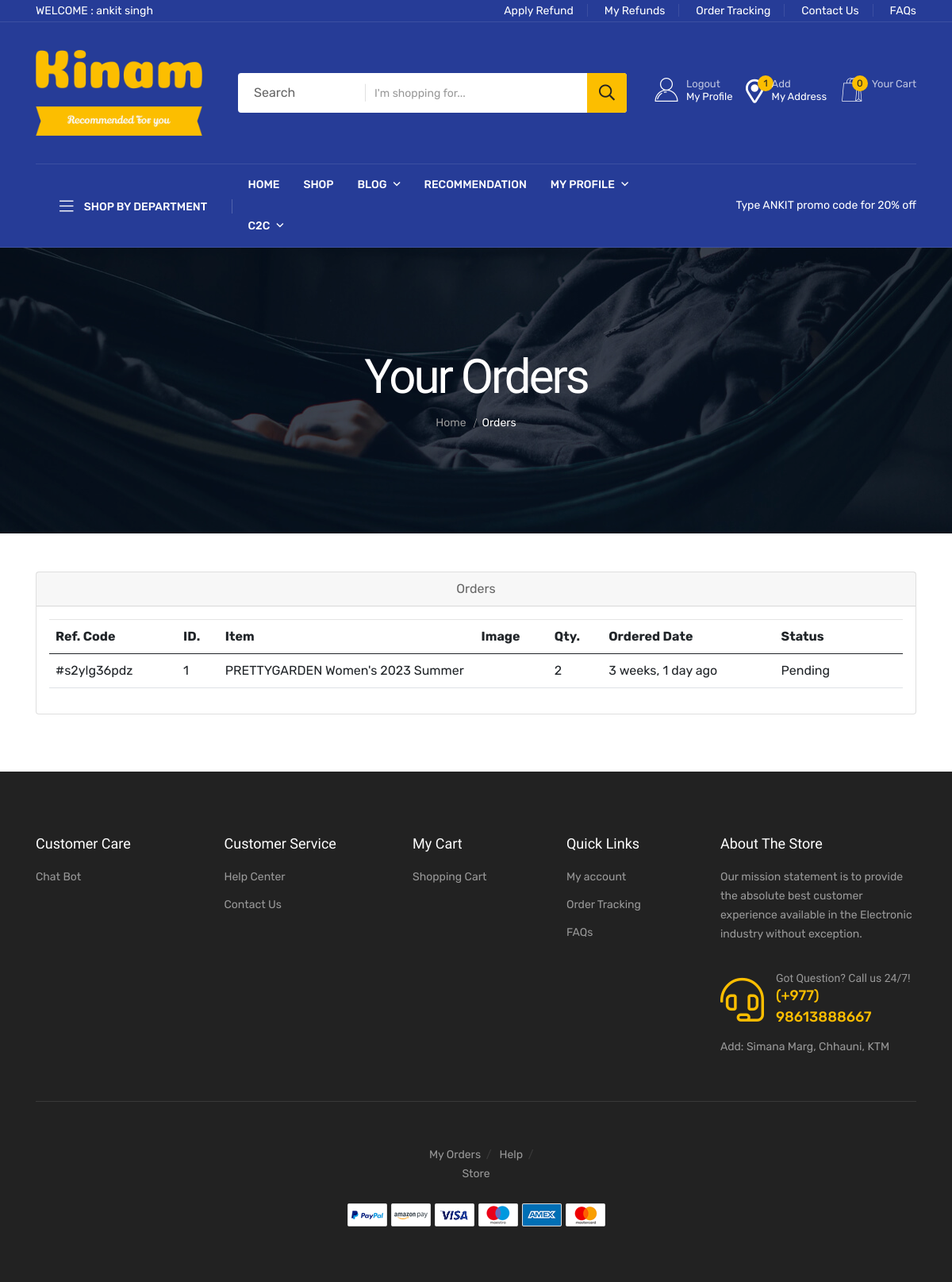
/orders/ (signed in), run on the app's committed database.
### app/models.py (models this page shows, shortened)
class CustomUser(AbstractUser):
    is_delivery = models.BooleanField('Is Delivery', default=False)
    phone_number = PhoneNumberField(null=True, blank=True)
    date_of_birth = models.DateField(null=True, blank=True)

class Order(models.Model):
    user = models.ForeignKey(User, verbose_name="User", on_delete=models.CASCADE, null=True)
    ref_code = models.CharField(max_length=10, blank=True, null=True)
    address = models.ForeignKey(Address, verbose_name="Shipping Address", on_delete=models.CASCADE, null=True)
    product = models.ForeignKey(Product, verbose_name="Product", on_delete=models.CASCADE, null=True)
    quantity = models.PositiveIntegerField(verbose_name="Quantity", null=True)
    ordered_date = models.DateTimeField(auto_now_add=True, verbose_name="Ordered Date", null=True)
    refund_requested = models.BooleanField(default=False)
    refund_granted = models.BooleanField(default=False)
    price = models.IntegerField()
    email_sent = models.BooleanField(default=False)
    unit_total_price = models.IntegerField()
    status = models.CharField(
        choices=STATUS_CHOICES,
        max_length=50,
        default="Pending"
    )

class Product(models.Model):
    total_quantity = models.IntegerField()
    Availability = models.IntegerField()
    featured_image = models.CharField(max_length=100)
    product_name = models.CharField(max_length=100)
    price = models.IntegerField()
    Discount = models.IntegerField()
    model_Name = models.CharField(max_length=100)
    Categories = models.ForeignKey(Category, on_delete=models.CASCADE)
    Tags = models.CharField(max_length=200)
    Product_information = RichTextField()
    Description = RichTextField()
    section = models.ForeignKey(Section, on_delete=models.DO_NOTHING)
    slug = models.SlugField(default='', max_length=500, null=True, blank=True)
    color = models.ForeignKey(Color, on_delete=models.CASCADE, null=True)
    Brand = models.ForeignKey(Brand, on_delete=models.CASCADE, null=True)
    class Meta:
        db_table = "app_Product"

### app/views.py (the view)
# urls.py: path('orders/', views.orders, name="orders"),
@login_required
def orders(request):
    all_orders = Order.objects.filter(user=request.user).order_by("-ordered_date")
    maincategory = MainCategory.objects.all().order_by("-id")
    return render(
        request,
        "checkout/orders.html",
        {"orders": all_orders, "maincategory": maincategory},
    )

### app/templatetags/product_tags.py (called while the page is built)
@register.simple_tag
def cart_total(user):
    cart_item = Cart.objects.filter(user=user)
    cart_total = cart_item.count()
    return cart_total

@register.simple_tag
def address_total(user):
    address = Address.objects.filter(user=user)
    address_total = address.count()
    return address_total

### templates/checkout/orders.html (shortened to what this page needs)
{% extends 'base.html' %}
{% load static %}
{% load humanize %}
    {% block content %}
    <div class="page-banner-area page-banner-height-2"
         data-background="{% static 'assets/img/banner/page-banner-4.jpg' %}">
        <div class="container">
            <div class="row">
                <div class="col-xl-12">
                    <div class="page-banner-content text-center">
                        <h4 class="breadcrumb-title">Your Orders</h4>
                        <div class="breadcrumb-two">
                            <nav>
                                <nav class="breadcrumb-trail breadcrumbs">
                                    <ul class="breadcrumb-menu">
                                        <li class="breadcrumb-trail">
                                            <a href="{% url 'home' %}"><span>Home</span></a>
                                        </li>
                                        <li class="trail-item">
                                            <span>Orders</span>
                                        </li>
                                    </ul>
                                </nav>
                            </nav>
                        </div>
                    </div>
                </div>
            </div>
        </div>
    </div>
      <div class="container py-5">
        <div class="row">
          <div class="col-lg-12">
            <div class="card mb-4" id="tables">
              <div class="card-header text-center">Orders</div>
              <div class="card-body">
                <table class="table table-hover">
                  <thead>
                    <tr>
                      <th>Ref. Code</th>
                      <th>ID.</th>
                      <th style="width:30%">Item</th>
                      <th>Image</th>
                      <th>Qty.</th>
                      <th>Ordered Date</th>
                      <th style="width:15%">Status</th>
                    </tr>
                  </thead>
                  <tbody>
                    {% if orders %}
                    {% for order in orders %}
                    <tr>
                      <td>#{{order.ref_code}}</td>
                      <td>{{order.id}}</td>
                      <td>{{order.product.product_name}}</td>
                      <td>
                      </td>
                      <td>{{order.quantity}}</td>
                      <td>{{order.ordered_date|naturaltime}}</td>
                      <td>
                        {{order.status}}
                      </td>
                    </tr>
                    {% endfor %}
                    {% endif %}
                  </tbody>
                </table>
              </div>
            </div>
          </div>
        </div>
      </div>
{% endblock %}

### templates/includes/header.html (shortened to what this page needs)
{% load product_tags %}
{% load static %}
<header class="header d-blue-bg">
    <div class="header-top">
        <div class="container">
            <div class="header-inner">
                <div class="row align-items-center">
                    <div class="col-xl-6 col-lg-7">
                        <div class="header-inner-start">
                            <div class="support d-none d-sm-block">
                                {% if user.is_authenticated %}
                                <p>WELCOME :
                                    {% if user.first_name == "" %}
                                    {{user.email}}
                                    {% else %}
                                    {{user.first_name}} {{user.last_name}}
                                    {% endif %}
                                </p>
                                {% else %}
                                <p> PLEASE LOGIN FIRST ...</p>
                                {% endif %}
                            </div>
                        </div>
                    </div>
                    <div class="col-xl-6 col-lg-5 d-none d-lg-block">
                        <div class="header-inner-end text-md-end">
                            <div class="ovic-menu-wrapper">
                                <ul>
                                    <li><a href="{% url 'request-refund' %}">Apply Refund</a></li>
                                    <li><a href="{% url 'refunds' %}">My Refunds</a></li>
                                    <li><a href="{% url 'orders' %}">Order Tracking</a></li>
                                    <li><a href="{% url 'contact' %}">Contact Us</a></li>
                                    <li><a href="{% url 'faq' %}">FAQs</a></li>
                                </ul>
                            </div>
                        </div>
                    </div>
                </div>
            </div>
        </div>
    </div>
    <div class="header-mid">
        <div class="container">
            <div class="heade-mid-inner">
                <div class="row align-items-center">
                    <div class="col-xl-3 col-lg-3 col-md-4 col-sm-4">
                        <div class="header__info">
                            <div class="logo">
                                <a href="{% url 'home' %}" class="logo-image"><img
                                        src="{% static 'assets/img/logo/kinam.png' %}" alt="logo"></a>
                            </div>
                        </div>
                    </div>
                    <div class="col-xl-5 col-lg-4 d-none d-lg-block">
                        <div class="header__search">
                            <form action="{% url 'search' %}" method="GET">
                                <div class="header__search-box">
                                    <input class="search-input" type="text" placeholder="I'm shopping for..." name="query">
                                    <button class="button" type="submit"><i class="far fa-search"></i></button>
                                </div>
                                <div class="header__search-cat">
                                        <option>Search</option>
                                </div>
                            </form>
                        </div>
                    </div>
                    <div class="col-xl-4 col-lg-5 col-md-8 col-sm-8">
                        <div class="header-action">
                            {% if user.is_authenticated %}
                            <div class="block-userlink">
                                <a class="icon-link" href="{% url 'profile' %}">
                                    <i class="flaticon-user"></i>
                                    <span class="text">
                                    <span class="sub">Logout </span>
                                    My Profile </span>
                                </a>
                            </div>
                            {% endif %}
                            <div class="block-wishlist action">
                                <a class="icon-link" href="{% url 'profile_detail' %}">
                                    <i class="fas fa-map-marker-alt"></i>
                                    <span class="count">{% if user.is_authenticated %}
                                        {% address_total request.user %}
                                        {% else %}
                                        ?
                                        {% endif %}
                                    </span>
                                    <span class="text">
                                    <span class="sub">Add</span>
                                    My Address </span>
                                </a>
                            </div>
                            <div class="block-cart action">
                                <a class="icon-link" href="{% url 'cart' %}">
                                    <i class="flaticon-shopping-bag"></i>
                                    <span class="count">{% if user.is_authenticated %}
                                        {% cart_total request.user %}
                                        {% else %}
                                        ?
                                        {% endif %}
                                    </span>
                                    <span class="text">
                                    <span class="sub">Your Cart</span>
                                     </span>
                                </a>
                            </div>
                        </div>
                    </div>
                </div>
            </div>
        </div>
    </div>
    <div class="header__bottom">
        <div class="container">
            <div class="row g-0 align-items-center">
                <div class="col-lg-3">
                    <div class="cat__menu-wrapper side-border d-none d-lg-block">
                        <div class="cat-toggle">
                            <button type="button" class="cat-toggle-btn cat-toggle-btn-1"><i class="fal fa-bars"></i>
                                Shop by department
                            </button>
                        </div>
                    </div>
                </div>
                <div class="col-lg-6 col-md-6 col-3">
                    <div class="header__bottom-left d-flex d-xl-block align-items-center">
                        <div class="main-menu d-none d-lg-block">
                            <nav>
                                <ul>
                                    <li>
                                        <a href="{% url 'home' %}">Home</a>
                                    </li>
                                    <li><a href="{% url 'product' %}">Shop</a></li>
                                    <li><a href="#">Blog <i class="far fa-angle-down"></i></a>
                                    </li>
                                        <li><a href="{% url 'logic' %}">Recommendation</a>
                                    </li>
                                    <li><a href="#">My Profile <i class="far fa-angle-down"></i></a>
                                    </li>
                                    <li><a href="#">C2C <i class="far fa-angle-down"></i></a>
                                    </li>
                                </ul>
                            </nav>
                        </div>
                    </div>
                </div>
                <div class="col-lg-3 col-md-6 col-9">
                    <div class="shopeing-text text-sm-end">
                        <p>Type ANKIT promo code for 20% off</p>
                    </div>
                </div>
            </div>
        </div>
    </div>
</header>

### static/assets/css/chat.css (style rules this page uses)
*, html { --primaryGradient: linear-gradient(93.12deg, #e13d3d 0.52%, #e34343 100%); --secondaryGradient: linear-gradient(268.91deg, #e13d3d -2.14%, #e34343 99.69%); --primaryBoxShadow: 0px 10px 15px rgba(0, 0, 0, 0.1); --secondaryBoxShadow: 0px -10px 15px rgba(0, 0, 0, 0.1); --primary: #32aae7; }

### templates/base.html (style rules this page uses)
h4 { font-family: 'Fjalla One', sans-serif; font-weight: 100; font-size: 24px; }

### data on the page
CustomUser: first_name "ankit", last_name "singh", id "1", id "0"
Order: ref_code "s2ylg36pdz", id "1", product.product_name "PRETTYGARDEN Women's 2023 Summer", quantity "2", ordered_date "3 weeks, 1 day ago", status "Pending"
